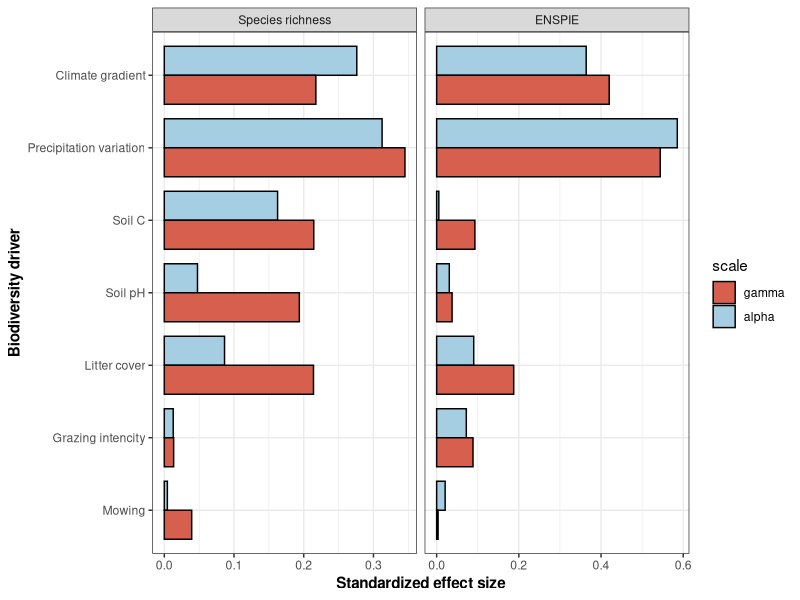
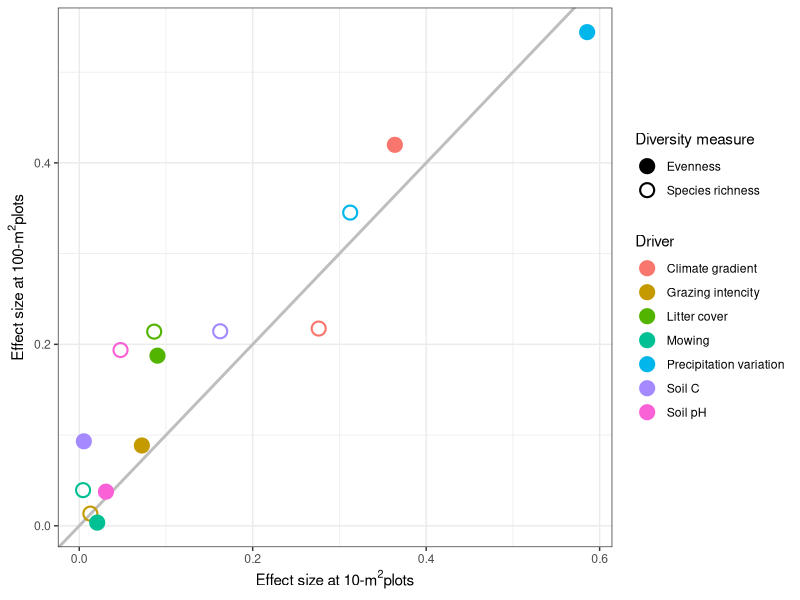

Generate these figures, in order, with R:
# Purpose: Make Fig 3 a, Fig. 4
# Barplots of the standardized effects of diversity drivers
# on alpha and gamma richnes and ENSPIE Fig 3 a
# Scatterplot of alpha vs gamma Fig. S4

library(tidyverse)

# Read and prepare data -------------------------------------------------------
alpha_st.eff <- read_csv("results/alpha_st.eff.csv") %>% 
  select(Response, Predictor, Std.Estimate)
gamma_st.eff <- read_csv("results/gamma_st.eff.csv") %>% 
  select(Response, Predictor, Std.Estimate)

alpha <- alpha_st.eff %>%
  rename(st.est = "Std.Estimate") %>%
  mutate(Measure = dplyr::recode(Response,
    'alpha_10_div' = 'SR',
    'log(alpha_10_ENSPIE)' = 'ENSPIE'))

gamma <- gamma_st.eff %>%
  rename(st.est = "Std.Estimate") %>%
  mutate(Measure = dplyr::recode(Response,
    'gamma_100_div' = 'SR',
    'log(gamma_100_ENSPIE)' = 'ENSPIE'))

# Bind datasets
Difference <- bind_rows(alpha = alpha, gamma = gamma, .id = "scale") %>%
  mutate(Driver = dplyr::recode(Predictor,
    clima_Comp = 'Climate gradient',
    PrecipCV_Comp = 'Precipitation variation',
    Corg_Comp = 'Soil C',
    Corg_percent = 'Soil C',
    pH = 'Soil pH',
    pH_Comp = 'Soil pH',
    Litter_Comp = 'Litter cover',
    grazing_intencity = 'Grazing intencity',
    mowing = 'Mowing')) %>%
  mutate(st.est_abs = abs(st.est))

Difference

# Turn character columns into factors in the right order for the plots 
Difference$Driver <- factor(Difference$Driver,
  levels = rev(c("Climate gradient",
    "Precipitation variation",
    "Soil C",
    "Soil pH",
    "Litter cover",
    "Grazing intencity",
    "Mowing"))
)

Difference$Measure <- factor(Difference$Measure, levels = c("SR", "ENSPIE"))
Difference$scale <- factor(Difference$scale, levels = c("gamma", "alpha"))

# Fig. 3 a --------------------------------------------------------------------

fig_3a <- ggplot(Difference, aes(y = Driver, x = st.est_abs, fill = scale)) +
  geom_col(position = position_dodge(width = 0.8), width = 0.8, color = "black") +
  facet_wrap(~Measure, scales = "free_x", 
             labeller = labeller(Measure = c(
               SR = "Species richness", 
               ENSPIE = "ENSPIE"))) +
  scale_fill_manual(values = c("alpha" = "#A6CEE3",
    "gamma" = "#D6604D")) +
  labs(y = "Biodiversity driver", x = "Standardized effect size") +
  # recode the facet labels to be SR = Species richness and ENSPIE to be ENS and then PIE as subscript
    theme_bw() +
  theme(
    axis.title = element_text(face = "bold")
  )
fig_3a


# Figure 4 -------------------------------------------------------------------

# recalculate difference to get original oder of variables
Difference <- bind_rows(alpha = alpha, gamma = gamma, .id = "scale") %>%
  mutate(Driver = dplyr::recode(Predictor,
                                clima_Comp = 'Climate gradient',
                                PrecipCV_Comp = 'Precipitation variation',
                                Corg_Comp = 'Soil C',
                                Corg_percent = 'Soil C',
                                pH = 'Soil pH',
                                pH_Comp = 'Soil pH',
                                Litter_Comp = 'Litter cover',
                                grazing_intencity = 'Grazing intencity',
                                mowing = 'Mowing')) %>%
  mutate(st.est_abs = abs(st.est))

fig_4 <- Difference %>% 
  select(scale, Measure, Driver, st.est_abs) %>%
  pivot_wider(names_from = scale, values_from = st.est_abs) %>% 
  mutate(
    Measure = recode(
      Measure,
      SR = "Species richness",
      ENSPIE = "Evenness"
    )
  ) %>% 
  ggplot(aes(x = alpha, y = gamma,
  color = Driver, shape = Measure)) +
  geom_abline(intercept = 0, slope = 1, color = "gray", linewidth = 1) +
  geom_point(size = 4, stroke = 1.1) +
  scale_shape_manual(values = c(19, 21)) +
  theme_bw() +
  labs(
    x = expression(paste("Effect size at 10-", m^2, "plots")),
    y = expression(paste("Effect size at 100-", m^2, "plots")),
    shape = "Diversity measure",
    color = "Driver")
fig_4

